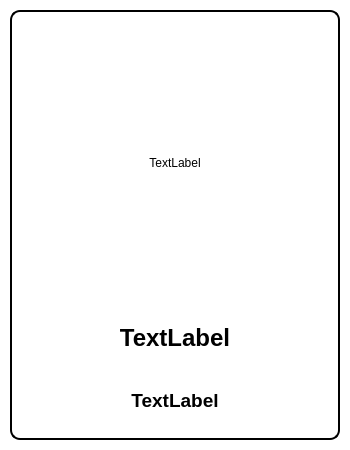
<?xml version="1.0" encoding="UTF-8"?>
<ui version="4.0">
 <class>item</class>
 <widget class="QWidget" name="item">
  <property name="geometry">
   <rect>
    <x>0</x>
    <y>0</y>
    <width>350</width>
    <height>450</height>
   </rect>
  </property>
  <property name="sizePolicy">
   <sizepolicy hsizetype="Preferred" vsizetype="Fixed">
    <horstretch>1</horstretch>
    <verstretch>0</verstretch>
   </sizepolicy>
  </property>
  <property name="minimumSize">
   <size>
    <width>350</width>
    <height>450</height>
   </size>
  </property>
  <property name="windowTitle">
   <string>Form</string>
  </property>
  <property name="styleSheet">
   <string notr="true">background-color:rgb(255, 255, 255)</string>
  </property>
  <layout class="QHBoxLayout" name="horizontalLayout">
   <property name="spacing">
    <number>0</number>
   </property>
   <property name="leftMargin">
    <number>10</number>
   </property>
   <property name="topMargin">
    <number>10</number>
   </property>
   <property name="rightMargin">
    <number>10</number>
   </property>
   <property name="bottomMargin">
    <number>10</number>
   </property>
   <item>
    <widget class="QFrame" name="frame_menu">
     <property name="styleSheet">
      <string notr="true">QFrame#frame_menu {
	border: 2px solid #000000;
	border-radius: 10px;
}</string>
     </property>
     <property name="frameShape">
      <enum>QFrame::StyledPanel</enum>
     </property>
     <property name="frameShadow">
      <enum>QFrame::Raised</enum>
     </property>
     <layout class="QVBoxLayout" name="verticalLayout">
      <item>
       <widget class="QLabel" name="menu_image">
        <property name="sizePolicy">
         <sizepolicy hsizetype="Preferred" vsizetype="Expanding">
          <horstretch>0</horstretch>
          <verstretch>5</verstretch>
         </sizepolicy>
        </property>
        <property name="styleSheet">
         <string notr="true"/>
        </property>
        <property name="frameShape">
         <enum>QFrame::NoFrame</enum>
        </property>
        <property name="text">
         <string>TextLabel</string>
        </property>
        <property name="alignment">
         <set>Qt::AlignCenter</set>
        </property>
       </widget>
      </item>
      <item>
       <widget class="QLabel" name="menu_name">
        <property name="sizePolicy">
         <sizepolicy hsizetype="Preferred" vsizetype="Preferred">
          <horstretch>0</horstretch>
          <verstretch>1</verstretch>
         </sizepolicy>
        </property>
        <property name="font">
         <font>
          <family>Ubuntu</family>
          <pointsize>18</pointsize>
          <weight>75</weight>
          <italic>false</italic>
          <bold>true</bold>
         </font>
        </property>
        <property name="styleSheet">
         <string notr="true"/>
        </property>
        <property name="frameShape">
         <enum>QFrame::NoFrame</enum>
        </property>
        <property name="lineWidth">
         <number>0</number>
        </property>
        <property name="text">
         <string>TextLabel</string>
        </property>
        <property name="alignment">
         <set>Qt::AlignCenter</set>
        </property>
       </widget>
      </item>
      <item>
       <widget class="QLabel" name="menu_price">
        <property name="sizePolicy">
         <sizepolicy hsizetype="Preferred" vsizetype="Preferred">
          <horstretch>0</horstretch>
          <verstretch>1</verstretch>
         </sizepolicy>
        </property>
        <property name="font">
         <font>
          <pointsize>14</pointsize>
          <weight>75</weight>
          <bold>true</bold>
         </font>
        </property>
        <property name="frameShape">
         <enum>QFrame::NoFrame</enum>
        </property>
        <property name="lineWidth">
         <number>0</number>
        </property>
        <property name="text">
         <string>TextLabel</string>
        </property>
        <property name="alignment">
         <set>Qt::AlignCenter</set>
        </property>
       </widget>
      </item>
     </layout>
    </widget>
   </item>
  </layout>
 </widget>
 <resources/>
 <connections/>
</ui>
